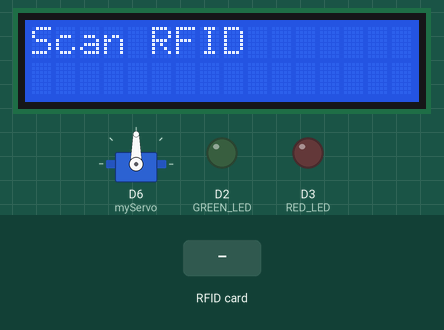
Simulated run of this sketch. Board: Arduino Uno R4 WiFi. On the bench: 16×2 character LCD, servo, output pins drawn as LEDs (lit = HIGH). The inputs (shaded band) are chosen by the test bench. EEPROM starts erased; what the sketch prints to the serial monitor is not drawn.

Above: at 1.3 s.
1.4 s: RFID card 12 34 56 78 held to the reader
At 2.5 s:
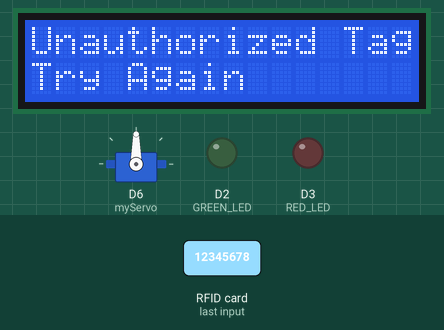
2.9 s: RFID card D4 A9 FD 03 held to the reader
At 3.8 s:
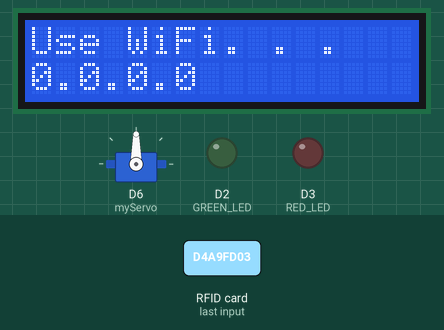
Timing chart, 0 to 5.9 s (numbered marks = the images above; inputs shaded):
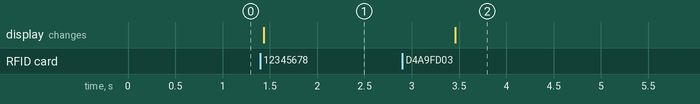

The sketch:

locking_system_v1.ino
```cpp
// v1 uses RFID module and the Arduino UNO R4 Wifi for Pin input
// The lines of code that involve serial print are meant for debugging
#include <SPI.h>
#include <MFRC522.h>

// Pin Definitions
#define RST_PIN 9       // Reset pin for MFRC522
#define SS_PIN 10       // Slave Select pin for MFRC522
#define GREEN_LED 2     // Green LED pin
#define RED_LED 3       // Red LED pin

// Create an MFRC522 instance
MFRC522 mfrc522(SS_PIN, RST_PIN);

//----------------------------------------------------------------------------------
// Predefined authorized RFID tag (replace with your actual RFID tag UID)
byte authorizedUID[] ={0xD4, 0xA9, 0xFD, 0x3};
//SHOULD LOOK LIKE: byte authorizedUID[] = {0x14, 0x26, 0x78, 0x45};
//----------------------------------------------------------------------------------
/*********************************************************************************************************/
//LCD Initializations
#include <Wire.h>
#include <LiquidCrystal_I2C.h>
//Size of the LCD
LiquidCrystal_I2C lcd(0x27, 16, 2);

/*********************************************************************************************************/
//TO save the passwords in ROM
#include <EEPROM.h>

#define EEPROM_FLAG_ADDR  0  // Address to store the flag
#define EEPROM_PASS_ADDR  1  // Address where the password starts
#define DEFAULT_PASSWORD  "0000"

void savePasswordToEEPROM(char* password) {
    for (int i = 0; i < 4; i++) {
        EEPROM.write(EEPROM_PASS_ADDR + i, password[i]);
    }
    EEPROM.write(EEPROM_PASS_ADDR + 4, '\0');
}

void loadPasswordFromEEPROM(char* password) {
    for (int i = 0; i < 5; i++) {
        password[i] = EEPROM.read(EEPROM_PASS_ADDR + i);
    }
}

void initializeEEPROM() {
    if (EEPROM.read(EEPROM_FLAG_ADDR) != 0xAA) {
        savePasswordToEEPROM(DEFAULT_PASSWORD); // Save default password
        EEPROM.write(EEPROM_FLAG_ADDR, 0xAA);
    }
}

/*********************************************************************************************************/
//initializations to use Ardiono WiFi
#include <WiFiS3.h>

//WiFi Access Point Credentials
const char* ssid = "ArduinoWiFi";
const char* password = "12345678";

WiFiServer server(80);                   // Create server on port 80

/*********************************************************************************************************/
//initializations to Servo
#include <Servo.h>
Servo myServo;

//Default Password Index
const int MAX = 4;

#define resetPin 13

// Function to reset Arduino
void(* resetFunc) (void) = 0;


void setup() {
  // Initialize Serial communication
  Serial.begin(115200);
  while (!Serial); // Wait for the Serial Monitor to open

  // Initialize SPI and MFRC522
  SPI.begin();
  mfrc522.PCD_Init();
  Serial.println("MFRC522 Initialized");  //Debug Code

  lcd.init();
  lcd.backlight();

//Linking Servo to Pin
  myServo.attach(6);

//Start Wi-Fi access point
  WiFi.beginAP(ssid, password);
  Serial.println("WiFi Access Point Started");
  Serial.print("Connect to: ");
  Serial.println(ssid);
  Serial.print("IP address: ");
  Serial.println(WiFi.localIP());

  server.begin();

  // Set LED pins as OUTPUT
  pinMode(GREEN_LED, OUTPUT);
  pinMode(RED_LED, OUTPUT);

  // Turn off LEDs initially
  digitalWrite(GREEN_LED, LOW);
  digitalWrite(RED_LED, LOW);

  // EEPROM
  initializeEEPROM();
  Serial.println("EEPROM has been Initialized.");

  // ask for an RFID key.
  Serial.println("Place an RFID tag near the reader.");
  //Preset Instructions
  lcd.setCursor(0, 0);
  lcd.print("Scan RFID");

}

void loop() {

  myServo.write(90);  // Move to position 90

  // Check if a new RFID card is present
  if (!mfrc522.PICC_IsNewCardPresent() || !mfrc522.PICC_ReadCardSerial()) {
    return;
  }

  // Compare the scanned UID with the authorized UID
  if (isAuthorized(mfrc522.uid.uidByte, mfrc522.uid.size)) {
    // Authorized RFID tag detected
    // Debug Code
    Serial.print("RFID UID: ");
    for (byte i = 0; i < mfrc522.uid.size; i++) {
      Serial.print(mfrc522.uid.uidByte[i], HEX);
      Serial.print(" ");

    }
    Serial.println();

    if (isAuthorized(mfrc522.uid.uidByte, mfrc522.uid.size))
    {
      Serial.println("Correct RFID");
      lcd.clear();
      lcd.setCursor(0, 0);
      lcd.print("Use WiFi. . .");

      //Load stored password
      char setPassword[5];
      loadPasswordFromEEPROM(setPassword);
      Serial.print("Stored Password: ");
      Serial.println(setPassword);

      int passwordAttempt = 0;
      while (passwordAttempt < 1000)
      {
        IPAddress ip = WiFi.localIP();       // Get the IP address
        String ipStr = ip.toString();        // Convert to string
        lcd.setCursor(0, 1);
        lcd.print(ipStr);                    // Display on LCD

        WiFiClient client = server.available();   // Wait for client to connect
        if (client) {
          String request = client.readStringUntil('\r');  // Read the request
          client.flush();
          if (request.indexOf("/?pin=") != -1) {
            int pinIndex = request.indexOf("/?pin=") + 6;
            String pin = request.substring(pinIndex, pinIndex + 4);  // Read 4-digit PIN

            Serial.print("PIN entered: ");
            Serial.println(pin);

            // HTML code for webpage
            client.println("HTTP/1.1 200 OK");
            client.println("Content-Type: text/html");
            client.println();
            client.println("<!DOCTYPE html><html><body>");
            client.println("<h2>Enter PIN</h2>");
            client.println("<form action='/' method='GET'>");
            client.println("<input type='password' name='pin' maxlength='4'>");
            client.println("<input type='submit' value='Submit'></form>");
            client.println("</body></html>");
            client.println("<br><a href='/reset'><button>Reset System</button></a>");
            client.println("</body></html>");
            client.stop();

            //Checking if Pin is correct
            if (pin.equals(String(setPassword)))
            {
              lcd.clear();
              lcd.setCursor(0, 0);
              lcd.print("Access Granted");

              // Servo movement
              myServo.write(0);  // Open the lock or perform action
              delay(20000);
              myServo.write(90);   // Return the servo to the initial position

              digitalWrite(GREEN_LED, HIGH);
              delay(5000);
              digitalWrite(GREEN_LED, LOW);
              return;
            }
            else
            {
              lcd.clear();
              lcd.setCursor(0, 0);
              lcd.print("Att " +  String(passwordAttempt));
              lcd.setCursor(0, 1);
              lcd.print("Access Denied");
              passwordAttempt++;
              delay(1000);
            }
          }

          //For Reset Button
          if (request.indexOf("/reset") != -1)
          {
            lcd.clear();
            lcd.setCursor(0, 0);
            lcd.print("System Resetting");
            digitalWrite(GREEN_LED, HIGH);
            digitalWrite(RED_LED, HIGH);
            myServo.write(90);  // Move to position 90
            resetFunc();
          }

        }
      }
      // If 3 failed attempts
      lcd.clear();
      lcd.setCursor(0, 0);
      lcd.print("Too Many Attempts");
      lcd.setCursor(0, 1);
      lcd.print("Reset and try again");
      delay(10000);
    }
    //-------------------------------------------------------------------------------
    Serial.println("Access Granted");
    //-------------------------------------------------------------------------------

  }
  else {
    // Unauthorized RFID tag detected

    //-------------------------------------------------------------------------------
    Serial.println("Access Denied: Wrong RFID tag!"); //replace this message with a wrong ID message of your choice
    //-------------------------------------------------------------------------------
    Serial.println("Wrong RFID");
    lcd.clear();
    lcd.setCursor(0, 0);
    lcd.print("Unauthorized Tag");
    lcd.setCursor(0, 1);
    lcd.print("Try Again");
    delay(2000);
  }

  // Halt PICC (Passive Communication Card)
  mfrc522.PICC_HaltA();
}


//Other Functions
// Function to compare the scanned UID with the authorized UID
bool isAuthorized(byte *scannedUID, byte length) {
  if (length != sizeof(authorizedUID)) {
    return false; // Length mismatch
  }

  for (byte i = 0; i < length; i++) {
    if (scannedUID[i] != authorizedUID[i]) {
      return false; // UID mismatch
    }
  }

  return true; // UID matches
}
```

Measured:
- after the input at 1.4 s, the display: changes at once (image 1)
- after the input at 2.9 s, the display: changes after 0.56 s (image 2)
